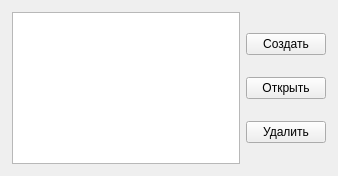
<?xml version="1.0" encoding="UTF-8"?>
<ui version="4.0">
 <class>MainWindow</class>
 <widget class="QMainWindow" name="MainWindow">
  <property name="geometry">
   <rect>
    <x>0</x>
    <y>0</y>
    <width>338</width>
    <height>176</height>
   </rect>
  </property>
  <property name="minimumSize">
   <size>
    <width>338</width>
    <height>176</height>
   </size>
  </property>
  <property name="maximumSize">
   <size>
    <width>338</width>
    <height>176</height>
   </size>
  </property>
  <property name="windowTitle">
   <string>MainWindow</string>
  </property>
  <widget class="QWidget" name="centralwidget">
   <layout class="QHBoxLayout" name="horizontalLayout_2">
    <item>
     <layout class="QHBoxLayout" name="horizontalLayout">
      <property name="leftMargin">
       <number>3</number>
      </property>
      <property name="topMargin">
       <number>3</number>
      </property>
      <property name="rightMargin">
       <number>3</number>
      </property>
      <property name="bottomMargin">
       <number>3</number>
      </property>
      <item>
       <widget class="QListWidget" name="list_files"/>
      </item>
      <item>
       <layout class="QVBoxLayout" name="verticalLayout">
        <property name="spacing">
         <number>1</number>
        </property>
        <item>
         <widget class="QPushButton" name="create_steps">
          <property name="text">
           <string>Создать</string>
          </property>
         </widget>
        </item>
        <item>
         <widget class="QPushButton" name="open_steps">
          <property name="text">
           <string>Открыть</string>
          </property>
         </widget>
        </item>
        <item>
         <widget class="QPushButton" name="delete_file_steps">
          <property name="text">
           <string>Удалить</string>
          </property>
         </widget>
        </item>
       </layout>
      </item>
     </layout>
    </item>
   </layout>
  </widget>
 </widget>
 <resources/>
 <connections/>
</ui>
